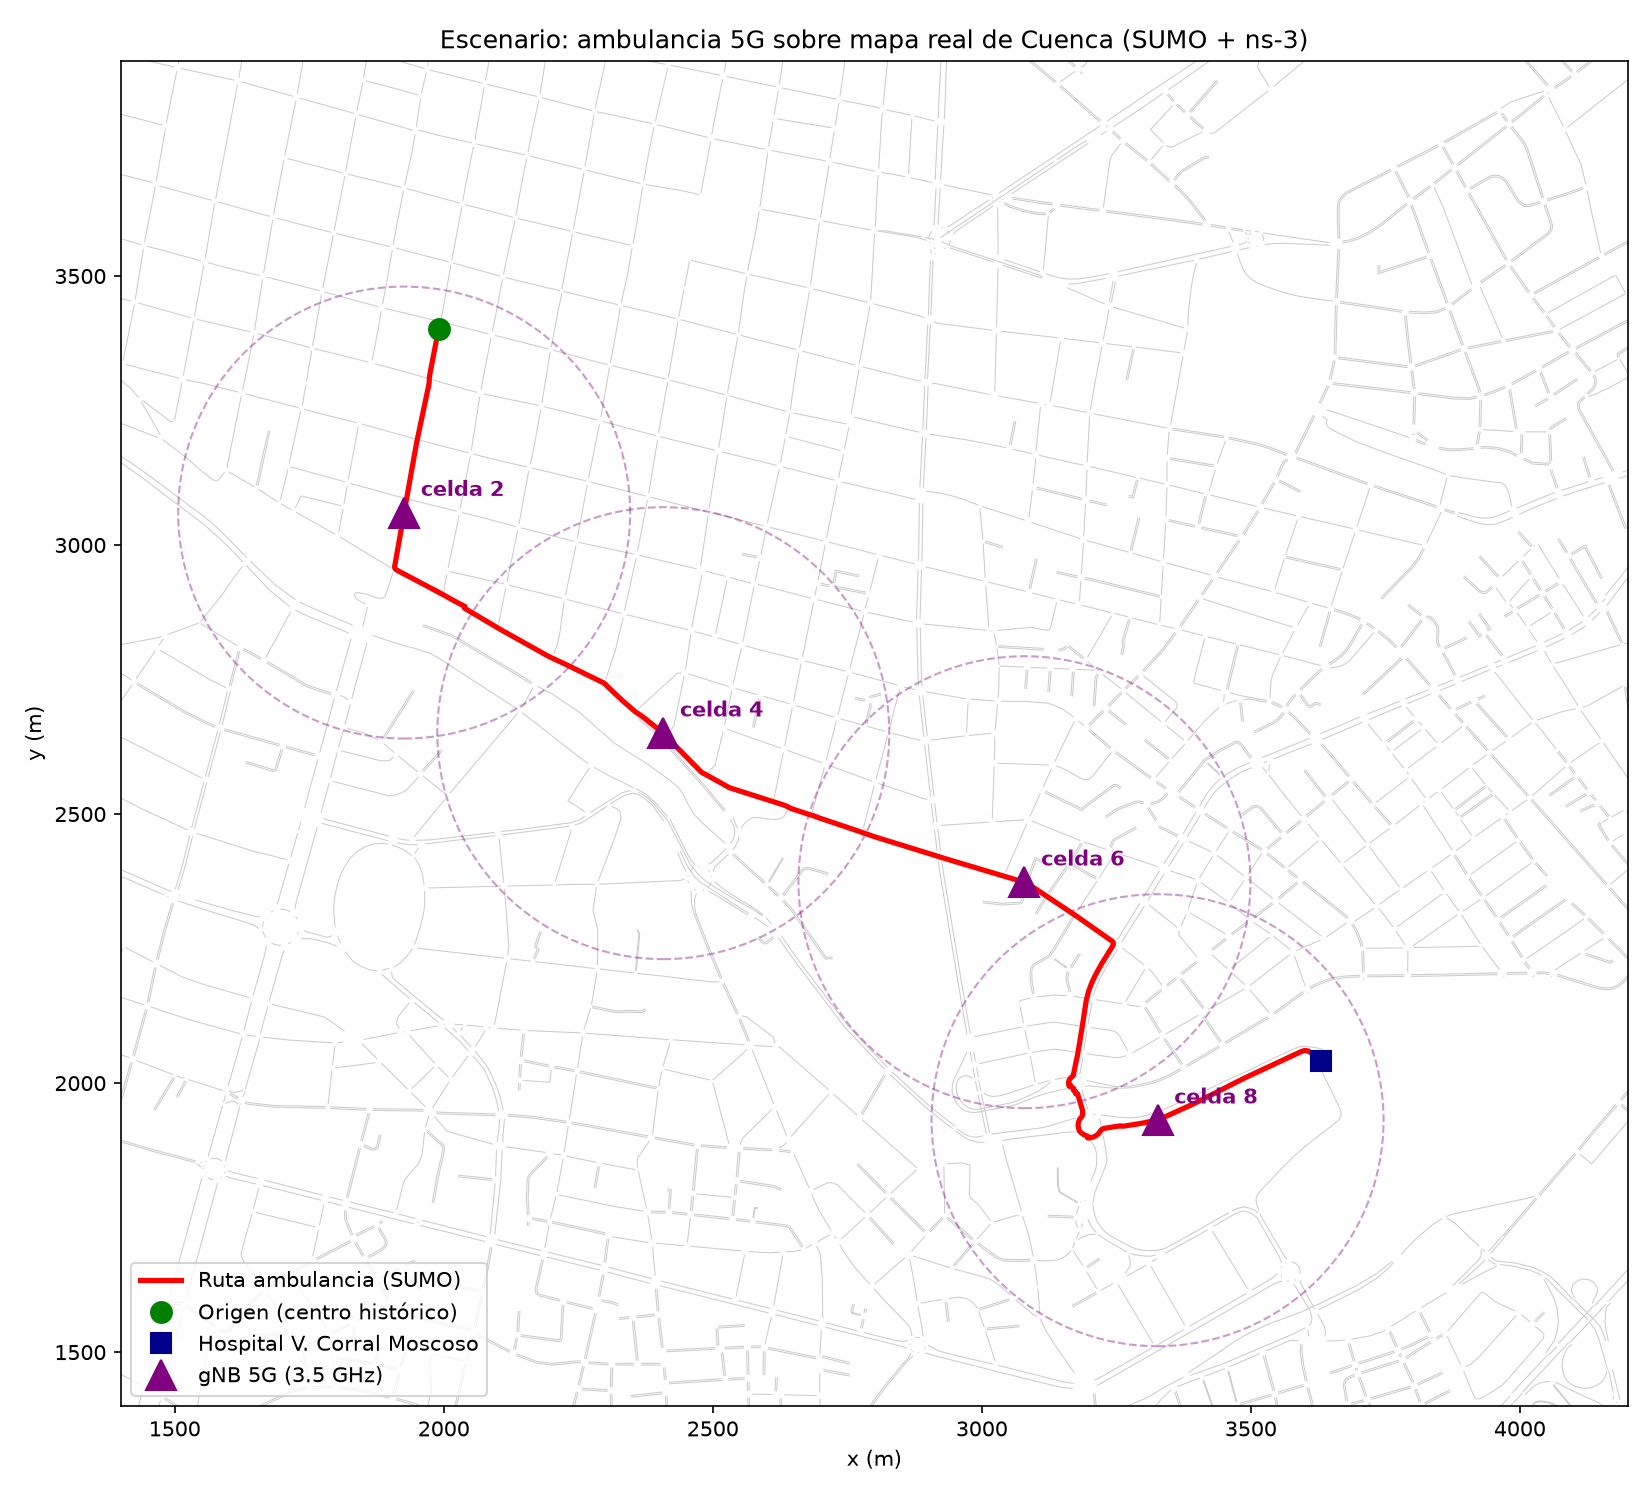

Python code for this plot:
"""Dibuja la red vial de Cuenca, la ruta de la ambulancia y la gNB."""
import matplotlib
matplotlib.use("Agg")
import matplotlib.pyplot as plt
import sumolib

net = sumolib.net.readNet("cuenca.net.xml")

fig, ax = plt.subplots(figsize=(11, 10))

# Red vial en gris
for edge in net.getEdges():
    shape = edge.getShape()
    xs, ys = zip(*shape)
    ax.plot(xs, ys, color="0.8", linewidth=0.5, zorder=1)

# Trayectoria de la ambulancia (traza ns-2)
xs, ys = [], []
with open("mobility_amb.tcl") as f:
    for line in f:
        parts = line.split()
        if len(parts) >= 7 and parts[1] == "at":
            xs.append(float(parts[5]))
            ys.append(float(parts[6]))
ax.plot(xs, ys, color="red", linewidth=2.5, zorder=3, label="Ruta ambulancia (SUMO)")
ax.plot(xs[0], ys[0], "o", color="green", markersize=10, zorder=4, label="Origen (centro histórico)")
ax.plot(xs[-1], ys[-1], "s", color="darkblue", markersize=10, zorder=4, label="Hospital V. Corral Moscoso")

# gNBs (4 celdas a lo largo de la ruta, escenario con handover)
GNBS = [(1926.4, 3060.4), (2408.0, 2650.4), (3079.2, 2373.4), (3326.6, 1931.1)]
for i, (gx, gy) in enumerate(GNBS):
    ax.plot(gx, gy, "^", color="purple", markersize=14, zorder=5,
            label="gNB 5G (3.5 GHz)" if i == 0 else None)
    ax.annotate(f"celda {2*(i+1)}", (gx, gy), textcoords="offset points",
                xytext=(8, 8), color="purple", fontsize=10, weight="bold")
    circ = plt.Circle((gx, gy), 420, fill=False, color="purple", linestyle="--", alpha=0.4)
    ax.add_patch(circ)

ax.set_title("Escenario: ambulancia 5G sobre mapa real de Cuenca (SUMO + ns-3)")
ax.set_xlabel("x (m)")
ax.set_ylabel("y (m)")
ax.set_aspect("equal")
ax.legend(loc="lower left")
ax.set_xlim(1400, 4200)
ax.set_ylim(1400, 3900)
plt.tight_layout()
plt.savefig("mapa_ruta.png", dpi=150)
print("Escrito mapa_ruta.png")
